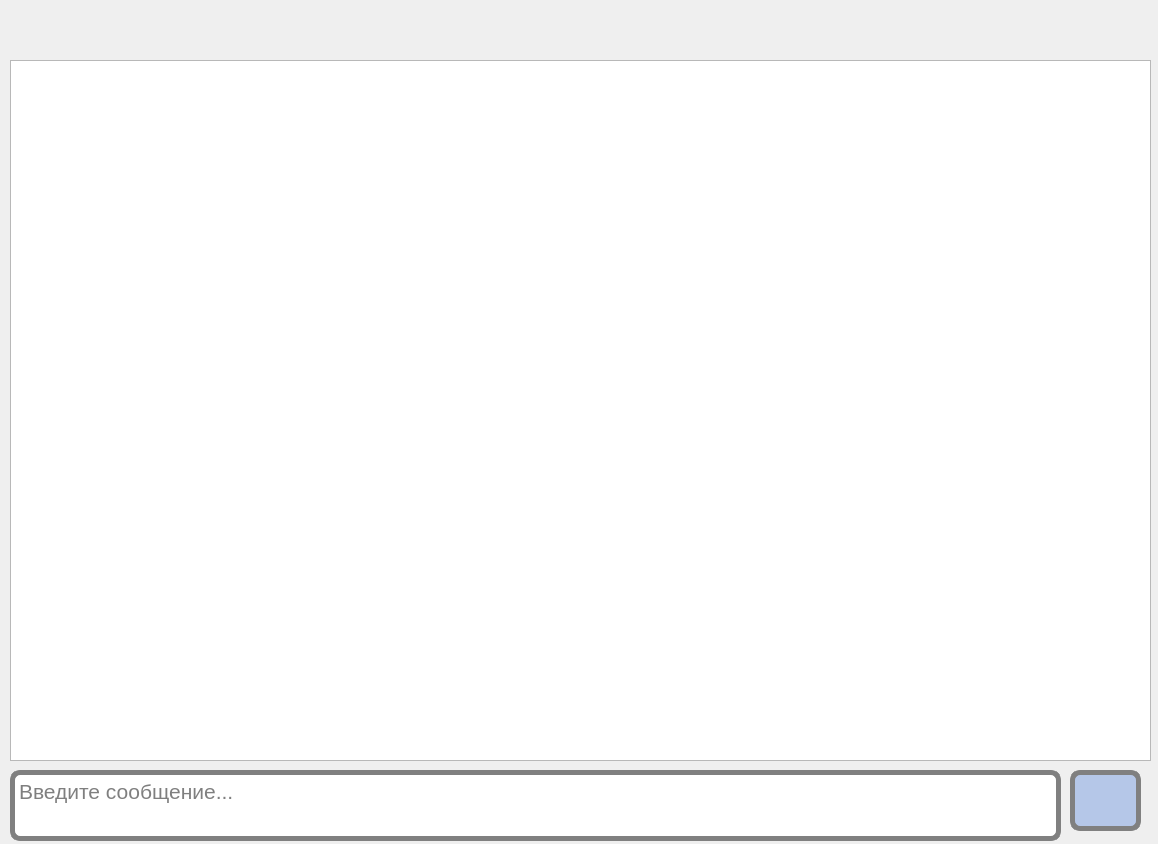
<?xml version="1.0" encoding="UTF-8"?>
<ui version="4.0">
 <class>MainWindow</class>
 <widget class="QMainWindow" name="MainWindow">
  <property name="geometry">
   <rect>
    <x>0</x>
    <y>0</y>
    <width>1158</width>
    <height>844</height>
   </rect>
  </property>
  <property name="windowTitle">
   <string>MainWindow</string>
  </property>
  <widget class="QWidget" name="centralwidget">
   <widget class="QTextBrowser" name="textBrowser">
    <property name="geometry">
     <rect>
      <x>10</x>
      <y>60</y>
      <width>1141</width>
      <height>701</height>
     </rect>
    </property>
    <property name="font">
     <font>
      <family>Schadow BT</family>
      <pointsize>20</pointsize>
     </font>
    </property>
   </widget>
   <widget class="QLabel" name="label_2">
    <property name="geometry">
     <rect>
      <x>670</x>
      <y>400</y>
      <width>241</width>
      <height>61</height>
     </rect>
    </property>
    <property name="font">
     <font>
      <family>MV Boli</family>
      <pointsize>26</pointsize>
     </font>
    </property>
    <property name="text">
     <string/>
    </property>
   </widget>
   <widget class="QTextEdit" name="textEdit_2">
    <property name="geometry">
     <rect>
      <x>10</x>
      <y>770</y>
      <width>1051</width>
      <height>71</height>
     </rect>
    </property>
    <property name="font">
     <font>
      <pointsize>16</pointsize>
     </font>
    </property>
    <property name="styleSheet">
     <string notr="true">QWidget {
                            border: 5px solid gray;
                            border-radius: 10px;
                            background-color: rgb(255, 255, 255);
                            } </string>
    </property>
    <property name="placeholderText">
     <string>Введите сообщение...</string>
    </property>
   </widget>
   <widget class="QPushButton" name="pushButton_2">
    <property name="geometry">
     <rect>
      <x>1070</x>
      <y>770</y>
      <width>71</width>
      <height>61</height>
     </rect>
    </property>
    <property name="font">
     <font>
      <pointsize>26</pointsize>
     </font>
    </property>
    <property name="styleSheet">
     <string notr="true">QWidget {
                               border: 5px solid gray;
                               border-radius: 10px;
                               background-color: rgb(181, 199, 232);
                               } </string>
    </property>
    <property name="text">
     <string/>
    </property>
   </widget>
   <widget class="QLabel" name="label">
    <property name="geometry">
     <rect>
      <x>350</x>
      <y>0</y>
      <width>501</width>
      <height>51</height>
     </rect>
    </property>
    <property name="font">
     <font>
      <family>MV Boli</family>
      <pointsize>26</pointsize>
     </font>
    </property>
    <property name="text">
     <string/>
    </property>
   </widget>
  </widget>
 </widget>
 <resources/>
 <connections/>
</ui>
